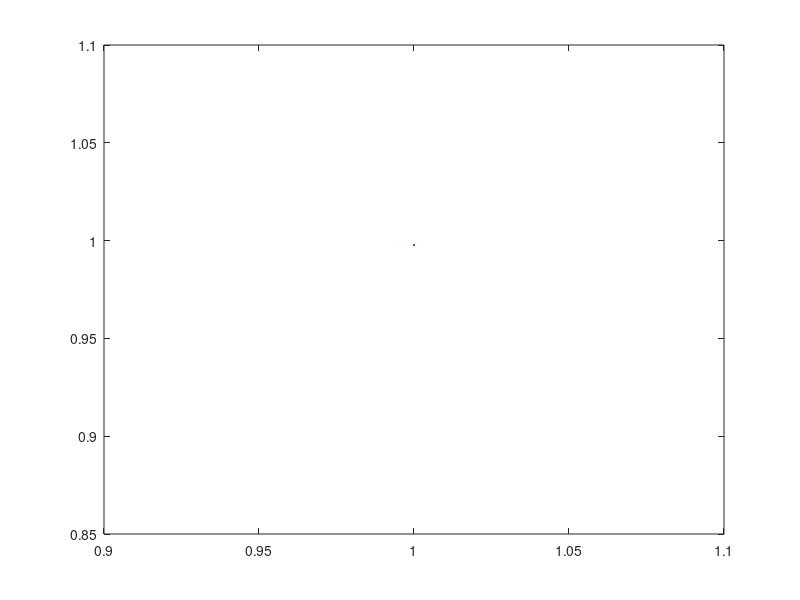

Here is the MATLAB script that generated this plot: (Note: this script raises an error after producing the figure.)
phaseA= sin(2*pi*50*time);
plot(phaseA)
ts=time(2)-time(1);
fs=1/ts;
number_of_sample= fs/50;

starting=1+5*number_of_sample;
ending= 1+8*number_of_sample;
plot(phaseA(starting:ending));
x=phaseA(starting:ending);
y = fft(x);
L=length(x);
P_phase= angle(y/L);
P1_phase=P_phase(1:L/2+1);
% P1_phase(2:end-1)=P1_phase(2:end-1);
f= fs*(0:(L/2))/L;

figure()
stem(f,180*P1_phase/pi)
xlim([0 60])
%%
f_s= 1/(time(2)-time(1));
capA_cur1=capA_cur(starting:ending);
yA = fft(capA_cur1);
LA=length(yA);
P2A_mag= abs(yA/LA);
P1A_mag=P2A_mag(1:LA/2+1);
P1A_mag(2:end-1)=2*P1A_mag(2:end-1);
P2A_phase= angle(yA/LA);
P1A_phase=P2A_phase(1:LA/2+1);
% P1A_phase(2:end-1)=2*P1A_phase(2:end-1);
fA= f_s*(0:(LA/2))/LA;

capB_cur1=capB_cur(starting:ending);
yB = fft(capB_cur1);
LB=length(yB);
P2B_mag= abs(yB/LB);
P1B_mag=P2B_mag(1:LB/2+1);
P1B_mag(2:end-1)=2*P1B_mag(2:end-1);
P2B_phase= angle(yB/LB);
P1B_phase=P2B_phase(1:LB/2+1);
% P1B_phase(2:end-1)=2*P1B_phase(2:end-1);
fB= f_s*(0:(LB/2))/LB;

capC_cur1=capC_cur(starting:ending);
yC = fft(capC_cur1);
LC=length(yC);
P2C_mag= abs(yC/LC);
P1C_mag=P2C_mag(1:LC/2+1);
P1C_mag(2:end-1)=2*P1C_mag(2:end-1);
P2C_phase= angle(yC/LC);
P1C_phase=P2C_phase(1:LC/2+1);
% P1C_phase(2:end-1)=2*P1C_phase(2:end-1);
fC= f_s*(0:(LC/2))/LC;

%%
f_s= 1/(time(2)-time(1));
load_currentA=load_cur_A(starting:ending);
yload = fft(load_currentA);
Lload=length(yload);
P2load_mag= abs(yload/Lload);
P1load=P2load_mag(1:Lload/2+1);
P1load(2:end-1)=2*P1load(2:end-1);
P2load_ang= angle(yload/Lload);
P1load_ang=P2load_ang(1:Lload/2+1);
% P1load_ang(2:end-1)=2*P1load_ang(2:end-1);
fload= f_s*(0:(Lload/2))/Lload;
figure();
stem(fload,180*P1load_ang/pi,'r')
hold on;
stem(fload,P1load,'b')

%%
figure();
stem(fA,P1A_mag,'r')
xlim([0 800e3])
hold on;
stem(fB,P1B_mag,'k')
stem(fC,P1C_mag,'b')
xlim([39800 40200])
figure();
stem(fA,180*P1A_phase/pi,'r')
xlim([0 800e3])
hold on;
stem(fB,180*P1B_phase/pi,'k')
stem(fC,180*P1C_phase/pi,'b')
xlim([39800 40200])


%% w axis
% w = 2*pi.*fA;
w=2*pi*40150;

%% Parameter values
LATop  = 03.40e-9;
LABot  = 20.25e-9;
LAMid  = 01.30e-9;
LBTop  = 03.38e-9;
LBBot  = 20.38e-9;
LBMid  = 01.30e-9;
LCTop  = 03.41e-9;
LCBot  = 20.94e-9;
LCMid  = 01.30e-9;
LABTop = 18.30e-9;
LABBot = 10.20e-9;
LBCTop = 21.84e-9;
LBCBot = 11.14e-9;

ESLA = 19e-15;
ESLB = 19e-15;
ESLC = 19e-15;

C1A = 5e-6;
C1B = 5e-6;
C1C = 5e-6;
%% New merged inducances - phA
L1_phA = LATop + LABot + ESLA;
L2_phA = LABTop;
L3_phA = LABBot;
L4_phA = ESLB;
L5_phA = LBTop + LBBot + LBCTop + LBCBot + ESLC;
%% Calculated impedances - phA
Z1_phA = 1i*w*L5_phA + 1./(1i*w*C1C);
Z2_phA = 1i*w*L4_phA + 1./(1i*w*C1B);
Z3_phA = Z1_phA.*Z2_phA./(Z1_phA+Z2_phA);
Z4_phA = Z3_phA + 1i*w*(L2_phA+L3_phA);
Z5_phA = 1i*w*L1_phA + 1./(1i*w*C1A);
Zeqv_phA = Z4_phA.*Z5_phA./(Z4_phA+Z5_phA);
%% Capacitor A 
capA_phA= Z4_phA./(Z4_phA+Z5_phA);
%% capacitor B
capB_phA=(Z5_phA./(Z4_phA+Z5_phA)).*(Z2_phA./(Z1_phA+Z2_phA));
%% capacitor C 
capC_phA= (Z5_phA./(Z4_phA+Z5_phA)).* (Z1_phA./(Z1_phA+Z2_phA));
%% New merged inducances - phB
L1_phB = LATop + LABot + LABTop + LABBot + ESLA;
L2_phB = ESLB;
L3_phB = LBTop + LBBot;
L4_phB = LBCTop + LBCBot + ESLC;
%% Calculated impedances - phB
Z1_phB = 1i*w*L1_phB + 1./(1i*w*C1A);
Z2_phB = 1i*w*L2_phB + 1./(1i*w*C1B);
Z3_phB = Z1_phB.*Z2_phB./(Z1_phB+Z2_phB);
Z4_phB = Z3_phB + 1i*w*(L3_phB);
Z5_phB = 1i*w*L4_phB + 1./(1i*w*C1C);
Zeqv_phB = Z4_phB.*Z5_phB./(Z4_phB+Z5_phB);
%% Capacitor C
capC_phB= Z4_phB./(Z4_phB+Z5_phB);
%% capacitor A
capA_phB=(Z5_phB./(Z4_phB+Z5_phB)).*(Z2_phB./(Z1_phB+Z2_phB));
%% capacitor B
capB_phB= (Z5_phB./(Z4_phB+Z5_phB)).* (Z1_phB./(Z1_phB+Z2_phB));
%% New merged inducances - phC
L1_phC = LATop + LABot + LABTop + LABBot + ESLA;
L2_phC = ESLB;
L3_phC = LBTop + LBBot + LBCTop + LBCBot;
L4_phC = ESLC;
L5_phC = LCTop + LCBot;
%% Calculated impedances - phC
Z1_phC = 1i*w*L1_phC + 1./(1i*w*C1A);
Z2_phC = 1i*w*L2_phC + 1./(1i*w*C1B);
Z3_phC = Z1_phC.*Z2_phC./(Z1_phC+Z2_phC);
Z4_phC = Z3_phC + 1i*w*(L3_phC);
Z5_phC = 1i*w*L4_phC + 1./(1i*w*C1C);
Z6_phC = Z4_phC.*Z5_phC./(Z4_phC+Z5_phC);
Zeqv_phC = Z6_phC + 1i*w*L5_phC;
%% Capacitor C
capC_phC= Z4_phC./(Z4_phC+Z5_phC);
%% capacitor A
capA_phC=(Z5_phC./(Z4_phC+Z5_phC)).*(Z2_phC./(Z1_phC+Z2_phC));
%% capacitor B
capB_phC= (Z5_phC./(Z4_phC+Z5_phC)).* (Z1_phC./(Z1_phC+Z2_phC));
%%
% figure();
% stem(fA/1000,P1A_mag,'r')
% hold on;
% stairs(fA/1000, abs(capA_phA),'b');
% stairs(fA/1000, abs(capA_phB),'k');
% stairs(fA/1000, abs(capA_phC),'g');
% xlabel('Frequency (kHz)')
% legend('simulink','phaseA','phaseB','phaseC')
% xlim([0 400]);
% ylim([0 2])
